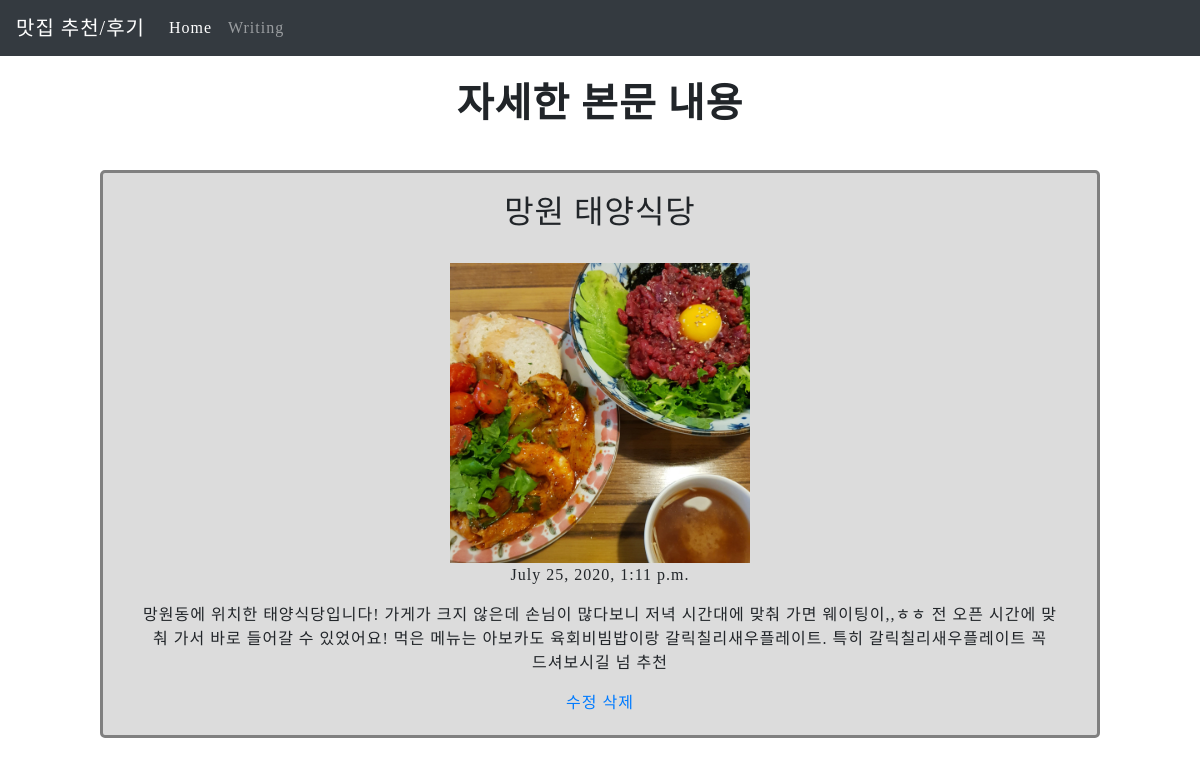
Page /blog/3 on the committed database.
### blog/models.py (models this page shows, shortened)
class Blog(models.Model):
    title = models.CharField(max_length=150)
    image = models.ImageField(upload_to='images', default='')
    pub_date = models.DateTimeField('date published')
    body = models.TextField()
    image_thumbnail = ImageSpecField(source='image', processors=[ResizeToFill(200, 150)], format='JPEG', options = {'quality': 60})

### blog/views.py (the view)
# urls.py: path('<int:blog_id>', blog.views.detail, name="detail"),
def detail(request, blog_id):
    blog_detail = get_object_or_404(Blog, pk = blog_id)
    return render(request, 'detail.html', {'blog':blog_detail})

### blog/templates/detail.html (shortened to what this page needs)
{% extends 'base.html' %}
{% block contents %}
<head>
</head>
<body>
    <br>
    <h1>자세한 본문 내용</h1>
    <br>
    <div class="box">
        <h2>{{blog.title}}</h2>
        <br>
        {% if blog.image %}
        <img src="{{blog.image.url}}" height="300">
        {% endif %}
        <p>{{blog.pub_date}}</p>
        <p>{{blog.body}}</p>
        <a href = "{% url 'update' blog.id %}">수정</a>
        <a href = "{% url 'delete' blog.id %}">삭제</a>
    </div>
</body>
{% endblock %}

### seventhproject/templates/base.html (style rules this page uses)
body { text-align: center; font-family: 'S-CoreDream-3Light'; }

### blog/templates/detail.html (style rules this page uses)
body { font-family: 'S-CoreDream-3Light'; letter-spacing: 1px; }
h1 { text-align: center; font-weight: 800; }
.box { margin: 10px 100px; padding: 20px 40px; border: gray; border-style: solid; border-radius: 5px; background-color: gainsboro; }

### rows in the picture
Blog: title "망원 태양식당", image (picture), pub_date "July 25, 2020, 1:11 p.m.", body "망원동에 위치한 태양식당입니다! 가게가 크지 않은데 손님이 많다보니 저녁 시간대에 맞춰 가면 웨이팅이,,ㅎㅎ 전 오픈 시간에 맞춰 가서 바로 들어갈 수 있었어요! 먹은 메뉴는 아보카도 육회비빔밥이랑 갈릭칠리새우플레이트. 특히 갈릭칠리새우플레이트 꼭 드셔보시길 넘 추천"
